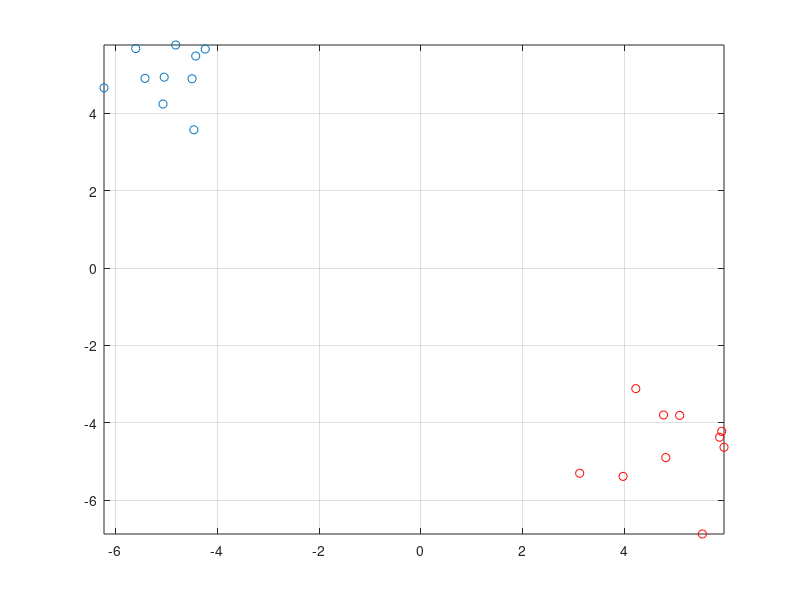

Here is the MATLAB script that generated this plot: (Note: this script raises an error after producing the figure.)
%% Logistic regression as a binary classifier
% Caution - labels are either 0 or 1

clear all; close all; clc; rng('default')

figure % figure 1

% generate data
n=20; % number of training set
m=floor(n/2); % number of negative set 
x=zeros(n,2); 
x(1:m,:)=randn(m,2)+repmat([-5 5],n-m,1); % features of negative set 
x(m+1:n,:)=randn(n-m,2)+repmat([5 -5],n-m,1); % features of positive set
y=zeros(n,1); % labels of negative set   
y(m+1:n,1)=ones(n-m,1); % labels of positive set 
A=[ones(n,1) x]; % design matrix
plot(x(1:m,1),x(1:m,2),'o',x(m+1:n,1),x(m+1:n,2),'or'); hold on; grid on
x_min=min(x);
x_max=max(x);
axis([x_min(1) x_max(1) x_min(2) x_max(2)])

% optimization
N_Features=size(A,2); % number of features including 1
initial_th=zeros(N_Features,1); % initial theta
options=optimset('GradObj','on','MaxIter',1000);
final_th=fmincg(@(th)cost(th,A,y),initial_th,options);
return
% decison boundary
c=final_th 
x1p=[x_min(1) x_max(1)];
x2p=(-c(1)-c(2)*x1p)./c(3);
plot(x1p,x2p,'-b'); hold on
pause(1)

%% Optimal margin classifier - Quadratic program formulation
% Caution - labels are either -1 or 1

% min \f{1}{2}x'*H*x+f'*x
H=diag([0 1 1]); 
f=[0; 0; 0];
% subject to A*x \le b
A=[ones(n,1) x]; % design matrix
y_plus_minus=y;
y_plus_minus(y==0)=-1; % Caution - labels are either -1 or 1
B=repmat(y_plus_minus,[1 3]);
A_ineq=-1*repmat(y_plus_minus,[1 3]).*A;
b_ineq=-1*ones(n,1);
% quadratic programing
final_th2=quadprog(H,f,A_ineq,b_ineq);

% decison boundary
c2=final_th2 
x1p=[x_min(1) x_max(1)];
x2p=(-c2(1)-c2(2)*x1p)./c2(3);
plot(x1p,x2p,'-r'); hold on
pause(1)

% report distance of positive and negative inputs from decison boundary
d=(y_plus_minus.*(A*final_th2))/sqrt(final_th2(2)^2+final_th2(3)^2);
d1=min(abs(d(1:m))) % distance of negative inputs from decison boundary 
d2=min(abs(d(m+1:end))) % distance of positive inputs from decison boundary

%% Optimal margin classifier - dual formulation
% Caution - labels are either -1 or 1

% min \f{1}{2}x'*H*x+f'*x
A=[ones(n,1) x]; % design matrix
A_temp=A(:,2:end);
Part_1=A_temp*A_temp';
y_plus_minus=y;
y_plus_minus(y==0)=-1; % Caution - labels are either -1 or 1
Part_2=y_plus_minus*y_plus_minus';
H=Part_1.*Part_2; %+10^(-10)*eye(n); % regularization +e-10*eye(n) 
f=-ones(1,n);
% subject to A*x \le b
A_ineq=(-1)*eye(n);
b_ineq=zeros(n,1);
% subject to A_eq*x = b_eq
A_eq=y_plus_minus';
b_eq=0;
% options
options=optimset('MaxIter',2000);
% quadratic programing - dual
[al,~,exitflag]=quadprog(H,f,A_ineq,b_ineq,A_eq,b_eq,[],[],[],options);
% back to original
final_th3=sum(repmat(al,[1 2]).*repmat(y_plus_minus,[1 2]).*x)';
Part_1=max(x(1:m,:)*final_th3);
Part_2=min(x(m+1:end,:)*final_th3);
b_star=-(Part_1+Part_2)/2; 
final_th3=[b_star;final_th3];

% decison boundary
c3=final_th3 
x1p=[x_min(1) x_max(1)];
x2p=(-c3(1)-c3(2)*x1p)./c3(3);
plot(x1p,x2p,'-g'); hold on
pause(1)

% support vector
support_vector_indicator=(al>10^(-6));
support_vector=A_temp(support_vector_indicator,:)
support_al=al(support_vector_indicator,:);
support_y_plus_minus=y_plus_minus(support_vector_indicator,:);
plot(support_vector(:,1),support_vector(:,2),'*g'); hold on
pause(1)

% report distance of positive and negative inputs from decison boundary
d_dual=(y_plus_minus.*(A*final_th3))/sqrt(final_th3(2)^2+final_th3(3)^2);
d3=min(abs(d_dual(1:m))) % distance of negative inputs from decison boundary 
d4=min(abs(d_dual(m+1:end))) % distance of positive inputs from decison boundary

%% decison boundary via support vector

xmin=min(x);
xmax=max(x);
x1p=xmin(1):0.1:xmax(1);
x2p=xmin(2):0.1:xmax(2);
[X1P X2P]=meshgrid_Lee(x1p,x2p);
X=[X1P(:) X2P(:)];
sign_decison_boundary=sum((repmat(support_al.*support_y_plus_minus,[1 2]).*support_vector)*X')+final_th3(1);
sign_decison_boundary=sign_decison_boundary';
classification=sign(sign_decison_boundary);

%% class 1

plot(X1P(classification==1),X2P(classification==1),'.r','MarkerSize',6);
pause(1)

%% class -1

plot(X1P(classification==-1),X2P(classification==-1),'.','MarkerSize',6);
pause(1)

